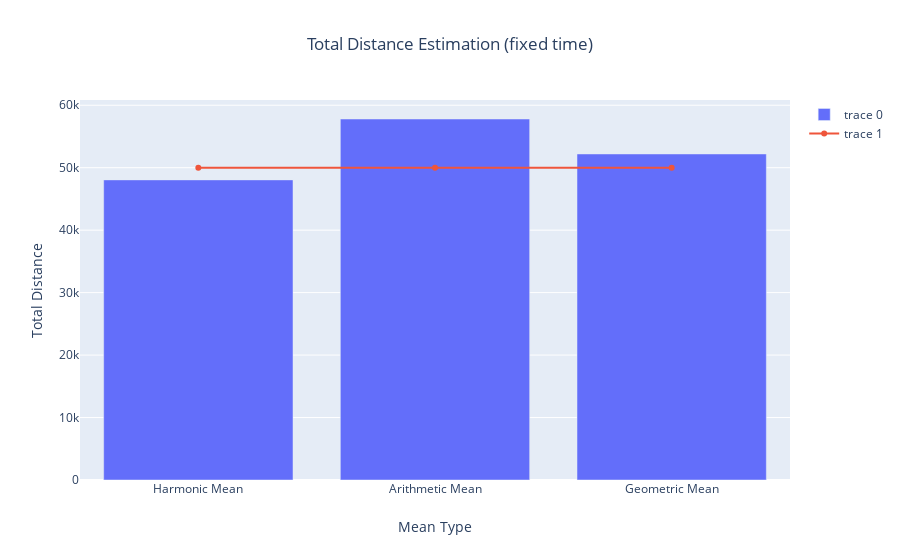

The cell this chart's notebook holds for it:
### Code cell
x_axis = ['Harmonic Mean','Arithmetic Mean','Geometric Mean']

layout = go.Layout(title={'text':'Total Distance Estimation (fixed time)','x':0.5},xaxis_title='Mean Type', yaxis_title='Total Distance')

fig = go.Figure(data=[go.Bar(x=x_axis,y=[(harmonic_mean_v*t_i).sum(),(arithmetic_mean_v*t_i).sum() , (geometric_mean_v*t_i).sum()]),
                      go.Scatter(x=x_axis,y=[x_i.sum()]*3)],
                layout=layout)

py.plot(fig, filename='Total Distance Estimation (fixed time)')

iplot(fig)

### Figure 1 — Plotly figure (JSON) as saved in the notebook; plotly's stock layout.template omitted (floating-point values rounded to 4 significant figures)
{"data": [{"type": "bar", "x": ["Harmonic Mean", "Arithmetic Mean", "Geometric Mean"], "y": [48050.0, 57800.0, 52200.0]}, {"type": "scatter", "x": ["Harmonic Mean", "Arithmetic Mean", "Geometric Mean"], "y": [50000, 50000, 50000]}], "layout": {"autosize": true, "title": {"text": "Total Distance Estimation (fixed time)", "x": 0.5}, "xaxis": {"autorange": true, "range": [-0.5, 2.5], "title": {"text": "Mean Type"}, "type": "category"}, "yaxis": {"autorange": true, "range": [0, 60840.0], "title": {"text": "Total Distance"}, "type": "linear"}}}
